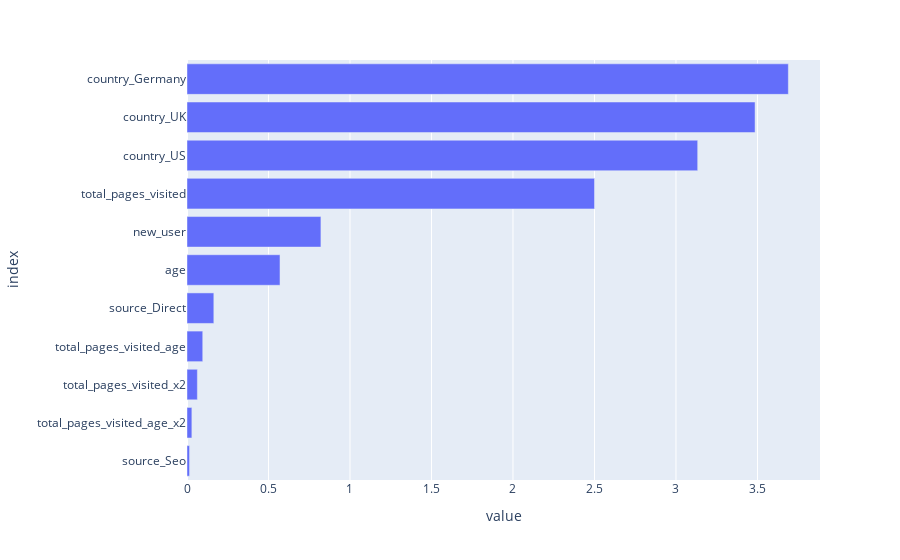

The cell this chart's notebook holds for it:
### Markdown cell above
## Performance assessment

### Code cell
import plotly.express as px

column_names = [col.split('__')[1] for col in preprocessor.get_feature_names_out()]
print("Names of columns corresponding to each coefficient: ", column_names)
coefs = pd.DataFrame(index = column_names, data = classifier.coef_[0].transpose(), columns=["coefficients"])
coefs
feature_importance = abs(coefs).sort_values(by = 'coefficients')
feature_importance
fig = px.bar(feature_importance, orientation = 'h')
fig.update_layout(showlegend = False, 
                  margin = {'l': 120} # to avoid cropping of column names
                 )
fig.show()

### Figure 1 — Plotly figure (JSON) as saved in the notebook; plotly's stock layout.template omitted (floating-point values rounded to 4 significant figures)
{"data": [{"hovertemplate": "variable=coefficients<br>value=%{x}<br>index=%{y}<extra></extra>", "legendgroup": "coefficients", "marker": {"color": "#636efa", "pattern": {"shape": ""}}, "name": "coefficients", "orientation": "h", "showlegend": true, "textposition": "auto", "type": "bar", "x": [0.01574, 0.02986, 0.0636, 0.09658, 0.1646, 0.5705, 0.8217, 2.501, 3.133, 3.485, 3.689], "xaxis": "x", "y": ["source_Seo", "total_pages_visited_age_x2", "total_pages_visited_x2", "total_pages_visited_age", "source_Direct", "age", "new_user", "total_pages_visited", "country_US", "country_UK", "country_Germany"], "yaxis": "y"}], "layout": {"barmode": "relative", "legend": {"title": {"text": "variable"}, "tracegroupgap": 0}, "margin": {"l": 120, "t": 60}, "showlegend": false, "xaxis": {"anchor": "y", "domain": [0, 1], "title": {"text": "value"}}, "yaxis": {"anchor": "x", "domain": [0, 1], "title": {"text": "index"}}}}
